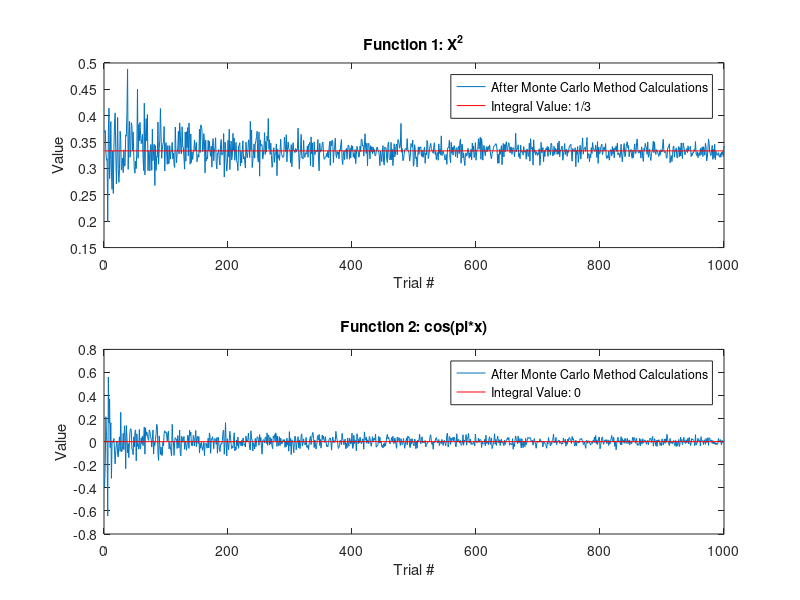

Reproduce this figure in MATLAB.
clear all
clc
%--------------------------------------------------------------------------
%                             Question 3
%--------------------------------------------------------------------------
n = 1000;                                                                  %Number of trials
%--------------------------------------------------------------------------
Funct1= @(x) x.^2;                                                         %Provided functions
Funct2= @(x) cos(pi*x);
Integral1= integral(Funct1,0,1);                                           %integral calculations of provided functions
Integral2= integral(Funct2,0,1);
%--------------------------------------------------------------------------
GraphInt1=zeros(1,n);                                                      %Preallocating vectors for each value
GraphInt2=zeros(1,n);
%--------------------------------------------------------------------------
%                          Monte Carlo Method
%--------------------------------------------------------------------------
for i=1:n
    GraphInt1(i)=(1/i)*sum(Funct1(rand(1,i)));
    GraphInt2(i)=(1/i)*sum(Funct2(rand(1,i)));
end
%--------------------------------------------------------------------------
%                           Graphing Plots
%--------------------------------------------------------------------------
figure(2)
subplot(2,1,1)                                                             %Plot for MC of function 1
plot(1:n,GraphInt1,'-')
hold on
plot([1,n],[Integral1,Integral1],'-r')
legend('After Monte Carlo Method Calculations','Integral Value: 1/3') 
title('Function 1: X^2')
xlabel('Trial #')
ylabel('Value')

subplot(2,1,2)                                                             %Plot for MC of function 2
plot(1:n,GraphInt2,'-')
hold on
plot([1,n],[Integral2,Integral2],'-r')
legend('After Monte Carlo Method Calculations','Integral Value: 0')
title('Function 2: cos(pi*x)')
xlabel('Trial #')
ylabel('Value') 